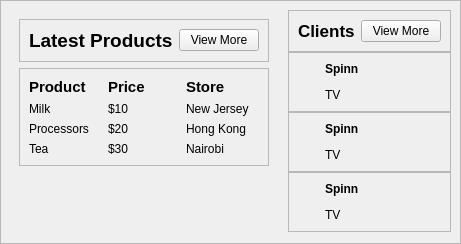
        <widget class="QFrame" name="mainFrame">
         <property name="sizePolicy">
          <sizepolicy hsizetype="Preferred" vsizetype="Expanding">
           <horstretch>0</horstretch>
           <verstretch>0</verstretch>
          </sizepolicy>
         </property>
         <property name="frameShape">
          <enum>QFrame::StyledPanel</enum>
         </property>
         <property name="frameShadow">
          <enum>QFrame::Raised</enum>
         </property>
         <layout class="QHBoxLayout" name="horizontalLayout_12">
          <property name="spacing">
           <number>10</number>
          </property>
          <property name="leftMargin">
           <number>9</number>
          </property>
          <property name="topMargin">
           <number>9</number>
          </property>
          <property name="rightMargin">
           <number>9</number>
          </property>
          <item>
           <widget class="QWidget" name="widget_4" native="true">
            <layout class="QVBoxLayout" name="verticalLayout_6">
             <item alignment="Qt::AlignTop">
              <widget class="QFrame" name="frame_5">
               <property name="frameShape">
                <enum>QFrame::StyledPanel</enum>
               </property>
               <property name="frameShadow">
                <enum>QFrame::Raised</enum>
               </property>
               <layout class="QHBoxLayout" name="horizontalLayout_13">
                <item alignment="Qt::AlignLeft">
                 <widget class="QLabel" name="label_14">
                  <property name="font">
                   <font>
                    <family>Arial</family>
                    <pointsize>14</pointsize>
                    <weight>75</weight>
                    <bold>true</bold>
                   </font>
                  </property>
                  <property name="text">
                   <string>Latest Products</string>
                  </property>
                 </widget>
                </item>
                <item alignment="Qt::AlignRight">
                 <widget class="QPushButton" name="pushButton">
                  <property name="font">
                   <font>
                    <family>Arial</family>
                   </font>
                  </property>
                  <property name="text">
                   <string>View More</string>
                  </property>
                  <property name="icon">
                   <iconset resource="resources.qrc">
                    <normaloff>:/white-icons/assets/QRC Resources/white-icons/arrow-right-circle.svg</normaloff>:/white-icons/assets/QRC Resources/white-icons/arrow-right-circle.svg</iconset>
                  </property>
                  <property name="iconSize">
                   <size>
                    <width>24</width>
                    <height>24</height>
                   </size>
                  </property>
                 </widget>
                </item>
               </layout>
              </widget>
             </item>
             <item alignment="Qt::AlignTop">
              <widget class="QFrame" name="frame_6">
               <property name="font">
                <font>
                 <family>Arial</family>
                </font>
               </property>
               <property name="frameShape">
                <enum>QFrame::StyledPanel</enum>
               </property>
               <property name="frameShadow">
                <enum>QFrame::Raised</enum>
               </property>
               <layout class="QGridLayout" name="gridLayout">
                <item row="1" column="0">
                 <widget class="QLabel" name="label_18">
                  <property name="font">
                   <font>
                    <family>Arial</family>
                   </font>
                  </property>
                  <property name="text">
                   <string>Milk</string>
                  </property>
                 </widget>
                </item>
                <item row="1" column="1">
                 <widget class="QLabel" name="label_19">
                  <property name="font">
                   <font>
                    <family>Arial</family>
                   </font>
                  </property>
                  <property name="text">
                   <string>$10</string>
                  </property>
                 </widget>
                </item>
                <item row="2" column="1">
                 <widget class="QLabel" name="label_22">
                  <property name="font">
                   <font>
                    <family>Arial</family>
                   </font>
                  </property>
                  <property name="text">
                   <string>$20</string>
                  </property>
                 </widget>
                </item>
                <item row="2" column="0">
                 <widget class="QLabel" name="label_21">
                  <property name="font">
                   <font>
                    <family>Arial</family>
                   </font>
                  </property>
                  <property name="text">
                   <string>Processors</string>
                  </property>
                 </widget>
                </item>
                <item row="1" column="2">
                 <widget class="QLabel" name="label_20">
                  <property name="font">
                   <font>
                    <family>Arial</family>
                   </font>
                  </property>
                  <property name="text">
                   <string>New Jersey</string>
                  </property>
                 </widget>
                </item>
                <item row="2" column="2">
                 <widget class="QLabel" name="label_23">
                  <property name="font">
                   <font>
                    <family>Arial</family>
                   </font>
                  </property>
                  <property name="text">
                   <string>Hong Kong</string>
                  </property>
                 </widget>
                </item>
                <item row="0" column="2">
                 <widget class="QLabel" name="label_17">
                  <property name="font">
                   <font>
                    <family>Arial</family>
                    <pointsize>11</pointsize>
                    <weight>75</weight>
                    <bold>true</bold>
                   </font>
                  </property>
                  <property name="text">
                   <string>Store</string>
                  </property>
                 </widget>
                </item>
                <item row="0" column="1">
                 <widget class="QLabel" name="label_16">
                  <property name="font">
                   <font>
                    <family>Arial</family>
                    <pointsize>11</pointsize>
                    <weight>75</weight>
                    <bold>true</bold>
                   </font>
                  </property>
                  <property name="text">
                   <string>Price</string>
                  </property>
                 </widget>
                </item>
                <item row="0" column="0">
                 <widget class="QLabel" name="label_15">
                  <property name="font">
                   <font>
                    <family>Arial</family>
                    <pointsize>11</pointsize>
                    <weight>75</weight>
                    <bold>true</bold>
                   </font>
                  </property>
                  <property name="text">
                   <string>Product</string>
                  </property>
                 </widget>
                </item>
                <item row="3" column="0">
                 <widget class="QLabel" name="label_24">
                  <property name="font">
                   <font>
                    <family>Arial</family>
                   </font>
                  </property>
                  <property name="text">
                   <string>Tea</string>
                  </property>
                 </widget>
                </item>
                <item row="3" column="1">
                 <widget class="QLabel" name="label_25">
                  <property name="font">
                   <font>
                    <family>Arial</family>
                   </font>
                  </property>
                  <property name="text">
                   <string>$30</string>
                  </property>
                 </widget>
                </item>
                <item row="3" column="2">
                 <widget class="QLabel" name="label_26">
                  <property name="font">
                   <font>
                    <family>Arial</family>
                   </font>
                  </property>
                  <property name="text">
                   <string>Nairobi</string>
                  </property>
                 </widget>
                </item>
               </layout>
              </widget>
             </item>
             <item>
              <spacer name="verticalSpacer">
               <property name="orientation">
                <enum>Qt::Vertical</enum>
               </property>
               <property name="sizeHint" stdset="0">
                <size>
                 <width>20</width>
                 <height>40</height>
                </size>
               </property>
              </spacer>
             </item>
            </layout>
           </widget>
          </item>
          <item>
           <widget class="QWidget" name="widget_5" native="true">
            <layout class="QVBoxLayout" name="verticalLayout_7">
             <property name="spacing">
              <number>0</number>
             </property>
             <property name="leftMargin">
              <number>0</number>
             </property>
             <property name="topMargin">
              <number>0</number>
             </property>
             <property name="rightMargin">
              <number>0</number>
             </property>
             <property name="bottomMargin">
              <number>0</number>
             </property>
             <item alignment="Qt::AlignTop">
              <widget class="QFrame" name="frame_7">
               <property name="frameShape">
                <enum>QFrame::StyledPanel</enum>
               </property>
               <property name="frameShadow">
                <enum>QFrame::Raised</enum>
               </property>
               <layout class="QHBoxLayout" name="horizontalLayout_14">
                <item alignment="Qt::AlignLeft">
                 <widget class="QLabel" name="label_27">
                  <property name="font">
                   <font>
                    <family>Arial</family>
                    <pointsize>13</pointsize>
                    <weight>75</weight>
                    <bold>true</bold>
                   </font>
                  </property>
                  <property name="text">
                   <string>Clients</string>
                  </property>
                 </widget>
                </item>
                <item alignment="Qt::AlignRight">
                 <widget class="QPushButton" name="pushButton_2">
                  <property name="font">
                   <font>
                    <family>Arial</family>
                   </font>
                  </property>
                  <property name="text">
                   <string>View More</string>
                  </property>
                  <property name="icon">
                   <iconset resource="resources.qrc">
                    <normaloff>:/white-icons/assets/QRC Resources/white-icons/arrow-right-circle.svg</normaloff>:/white-icons/assets/QRC Resources/white-icons/arrow-right-circle.svg</iconset>
                  </property>
                  <property name="iconSize">
                   <size>
                    <width>24</width>
                    <height>24</height>
                   </size>
                  </property>
                 </widget>
                </item>
               </layout>
              </widget>
             </item>
             <item alignment="Qt::AlignTop">
              <widget class="QFrame" name="frame_8">
               <property name="frameShape">
                <enum>QFrame::StyledPanel</enum>
               </property>
               <property name="frameShadow">
                <enum>QFrame::Raised</enum>
               </property>
               <layout class="QHBoxLayout" name="horizontalLayout_15">
                <item>
                 <widget class="QLabel" name="label_28">
                  <property name="maximumSize">
                   <size>
                    <width>50</width>
                    <height>50</height>
                   </size>
                  </property>
                  <property name="text">
                   <string/>
                  </property>
                  <property name="pixmap">
                   <pixmap resource="resources.qrc">:/Images/assets/QRC Resources/images/logo.jpg</pixmap>
                  </property>
                  <property name="scaledContents">
                   <bool>true</bool>
                  </property>
                 </widget>
                </item>
                <item>
                 <widget class="QLabel" name="label_29">
                  <property name="font">
                   <font>
                    <family>Arial</family>
                   </font>
                  </property>
                  <property name="text">
                   <string>&lt;html&gt;&lt;head/&gt;&lt;body&gt;&lt;p&gt;&lt;span style=&quot; font-weight:600;&quot;&gt;Spinn&lt;/span&gt;&lt;/p&gt;&lt;p&gt;TV&lt;/p&gt;&lt;/body&gt;&lt;/html&gt;</string>
                  </property>
                 </widget>
                </item>
                <item>
                 <widget class="QLabel" name="label_30">
                  <property name="maximumSize">
                   <size>
                    <width>25</width>
                    <height>25</height>
                   </size>
                  </property>
                  <property name="text">
                   <string/>
                  </property>
                  <property name="pixmap">
                   <pixmap>:/Pink-icons/pink-icons/facebook.svg</pixmap>
                  </property>
                  <property name="scaledContents">
                   <bool>true</bool>
                  </property>
                 </widget>
                </item>
                <item>
                 <widget class="QLabel" name="label_31">
                  <property name="maximumSize">
                   <size>
                    <width>25</width>
                    <height>25</height>
                   </size>
                  </property>
                  <property name="text">
                   <string/>
                  </property>
                  <property name="pixmap">
                   <pixmap>:/Pink-icons/pink-icons/message-circle.svg</pixmap>
                  </property>
                  <property name="scaledContents">
                   <bool>true</bool>
                  </property>
                 </widget>
                </item>
                <item>
                 <widget class="QLabel" name="label_32">
                  <property name="maximumSize">
                   <size>
                    <width>25</width>
                    <height>25</height>
                   </size>
                  </property>
                  <property name="text">
                   <string/>
                  </property>
                  <property name="pixmap">
                   <pixmap>:/Pink-icons/pink-icons/phone-call.svg</pixmap>
                  </property>
                  <property name="scaledContents">
                   <bool>true</bool>
                  </property>
                 </widget>
                </item>
               </layout>
              </widget>
             </item>
             <item alignment="Qt::AlignTop">
              <widget class="QFrame" name="frame_9">
               <property name="frameShape">
                <enum>QFrame::StyledPanel</enum>
               </property>
               <property name="frameShadow">
                <enum>QFrame::Raised</enum>
               </property>
               <layout class="QHBoxLayout" name="horizontalLayout_16">
                <item>
                 <widget class="QLabel" name="label_35">
                  <property name="maximumSize">
                   <size>
                    <width>50</width>
                    <height>50</height>
                   </size>
                  </property>
                  <property name="text">
                   <string/>
                  </property>
                  <property name="pixmap">
                   <pixmap resource="resources.qrc">:/Images/assets/QRC Resources/images/logo.jpg</pixmap>
                  </property>
                  <property name="scaledContents">
                   <bool>true</bool>
                  </property>
                 </widget>
                </item>
                <item>
                 <widget class="QLabel" name="label_34">
                  <property name="font">
                   <font>
                    <family>Arial</family>
                   </font>
                  </property>
                  <property name="text">
                   <string>&lt;html&gt;&lt;head/&gt;&lt;body&gt;&lt;p&gt;&lt;span style=&quot; font-weight:600;&quot;&gt;Spinn&lt;/span&gt;&lt;/p&gt;&lt;p&gt;TV&lt;/p&gt;&lt;/body&gt;&lt;/html&gt;</string>
                  </property>
                 </widget>
                </item>
                <item>
                 <widget class="QLabel" name="label_36">
                  <property name="maximumSize">
                   <size>
                    <width>25</width>
                    <height>25</height>
                   </size>
                  </property>
                  <property name="text">
                   <string/>
                  </property>
                  <property name="pixmap">
                   <pixmap>:/Pink-icons/pink-icons/facebook.svg</pixmap>
                  </property>
                  <property name="scaledContents">
                   <bool>true</bool>
                  </property>
                 </widget>
                </item>
                <item>
                 <widget class="QLabel" name="label_37">
                  <property name="maximumSize">
                   <size>
                    <width>25</width>
                    <height>25</height>
                   </size>
                  </property>
                  <property name="text">
                   <string/>
                  </property>
                  <property name="pixmap">
                   <pixmap>:/Pink-icons/pink-icons/message-circle.svg</pixmap>
                  </property>
                  <property name="scaledContents">
                   <bool>true</bool>
                  </property>
                 </widget>
                </item>
                <item>
                 <widget class="QLabel" name="label_33">
                  <property name="maximumSize">
                   <size>
                    <width>25</width>
                    <height>25</height>
                   </size>
                  </property>
                  <property name="text">
                   <string/>
                  </property>
                  <property name="pixmap">
                   <pixmap>:/Pink-icons/pink-icons/phone-call.svg</pixmap>
                  </property>
                  <property name="scaledContents">
                   <bool>true</bool>
                  </property>
                 </widget>
                </item>
               </layout>
              </widget>
             </item>
             <item alignment="Qt::AlignTop">
              <widget class="QFrame" name="frame_10">
               <property name="frameShape">
                <enum>QFrame::StyledPanel</enum>
               </property>
               <property name="frameShadow">
                <enum>QFrame::Raised</enum>
               </property>
               <layout class="QHBoxLayout" name="horizontalLayout_17">
                <item>
                 <widget class="QLabel" name="label_44">
                  <property name="maximumSize">
                   <size>
                    <width>50</width>
                    <height>50</height>
                   </size>
                  </property>
                  <property name="text">
                   <string/>
                  </property>
                  <property name="pixmap">
                   <pixmap resource="resources.qrc">:/Images/assets/QRC Resources/images/logo.jpg</pixmap>
                  </property>
                  <property name="scaledContents">
                   <bool>true</bool>
                  </property>
                 </widget>
                </item>
                <item>
                 <widget class="QLabel" name="label_45">
                  <property name="font">
                   <font>
                    <family>Arial</family>
                   </font>
                  </property>
                  <property name="text">
                   <string>&lt;html&gt;&lt;head/&gt;&lt;body&gt;&lt;p&gt;&lt;span style=&quot; font-weight:600;&quot;&gt;Spinn&lt;/span&gt;&lt;/p&gt;&lt;p&gt;TV&lt;/p&gt;&lt;/body&gt;&lt;/html&gt;</string>
                  </property>
                 </widget>
                </item>
                <item>
                 <widget class="QLabel" name="label_43">
                  <property name="maximumSize">
                   <size>
                    <width>25</width>
                    <height>25</height>
                   </size>
                  </property>
                  <property name="text">
                   <string/>
                  </property>
                  <property name="pixmap">
                   <pixmap>:/Pink-icons/pink-icons/facebook.svg</pixmap>
                  </property>
                  <property name="scaledContents">
                   <bool>true</bool>
                  </property>
                 </widget>
                </item>
                <item>
                 <widget class="QLabel" name="label_46">
                  <property name="maximumSize">
                   <size>
                    <width>25</width>
                    <height>25</height>
                   </size>
                  </property>
                  <property name="text">
                   <string/>
                  </property>
                  <property name="pixmap">
                   <pixmap>:/Pink-icons/pink-icons/message-circle.svg</pixmap>
                  </property>
                  <property name="scaledContents">
                   <bool>true</bool>
                  </property>
                 </widget>
                </item>
                <item>
                 <widget class="QLabel" name="label_47">
                  <property name="maximumSize">
                   <size>
                    <width>25</width>
                    <height>25</height>
                   </size>
                  </property>
                  <property name="text">
                   <string/>
                  </property>
                  <property name="pixmap">
                   <pixmap>:/Pink-icons/pink-icons/phone-call.svg</pixmap>
                  </property>
                  <property name="scaledContents">
                   <bool>true</bool>
                  </property>
                 </widget>
                </item>
               </layout>
              </widget>
             </item>
            </layout>
           </widget>
          </item>
         </layout>
        </widget>
